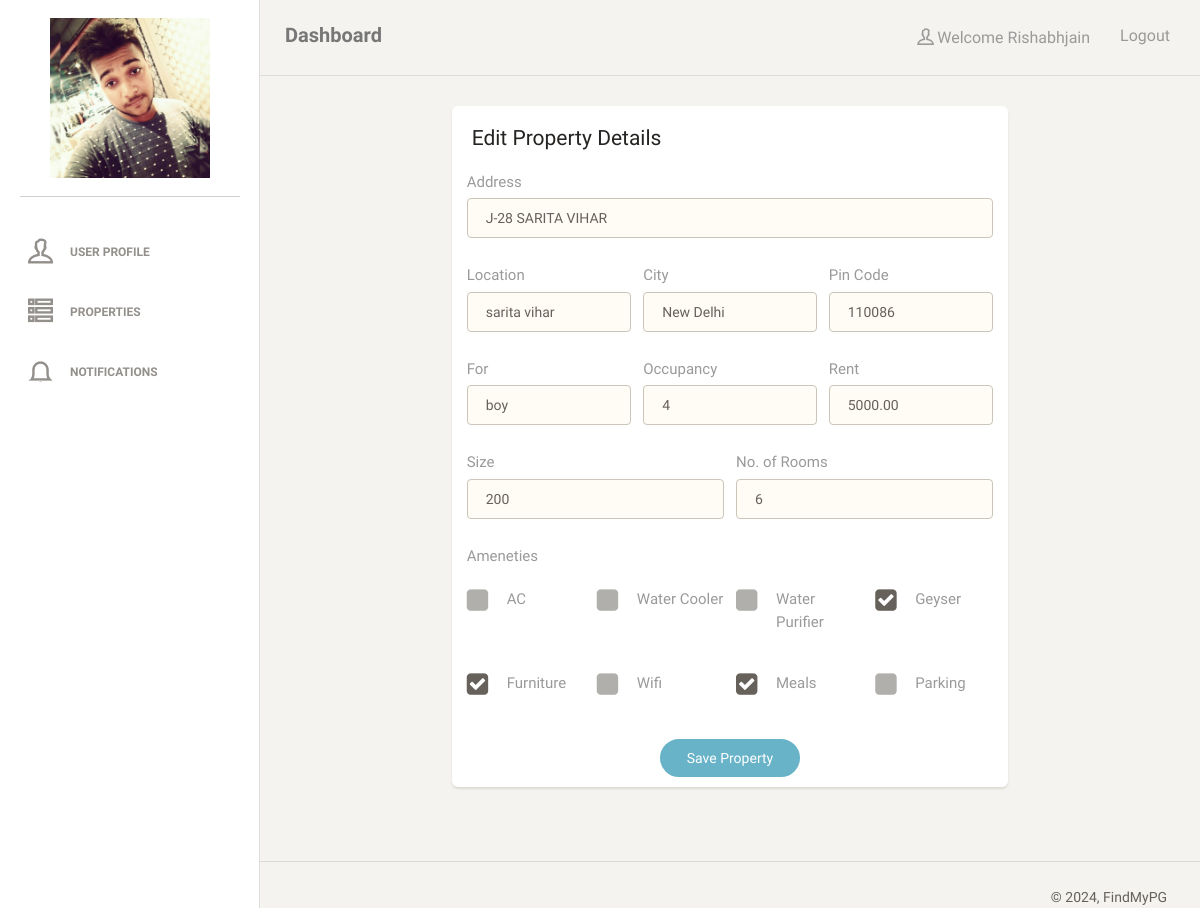
Screenshot of /owner/update/22/ (signed in) with the database file from the repository.
### main/models.py (models this page shows)
class Owner(models.Model):
    loginid=models.ForeignKey(Login,on_delete=models.CASCADE)
    name=models.CharField(max_length=30)
    address=models.CharField(max_length=30)
    phone=models.IntegerField()
    email=models.EmailField(max_length=30)
    photo=models.FileField()

class Login(models.Model):
    username=models.CharField(max_length=30)
    password=models.CharField(max_length=30)
    logintype=models.CharField(max_length=30)

class PG(models.Model):
    ownerid=models.ForeignKey(Owner, on_delete=models.CASCADE)
    address=models.CharField(max_length=30)
    location=models.CharField(max_length=30)
    city=models.CharField(max_length=30)
    pin=models.IntegerField()
    rent=models.DecimalField(max_digits=10,decimal_places=2)
    occupancy=models.IntegerField()
    forgender=models.CharField(max_length=30)
    size=models.IntegerField()
    rooms=models.IntegerField()
    intime=models.DateTimeField()
    outtime=models.DateTimeField()

### owner/views.py (the view, shortened to what this page needs)
# urls.py: path('owner/update/<int:id>/', owner.updatepg, name='owner_updatepg'),
def updatepg(request,id):
	pg=PG.objects.get(id=id)
	amn=Ameneties.objects.get(pgid=pg.id)
	if(request.method=='GET'):
		loginid=request.session.get('loginid')
		if(loginid):
			data={}
			data['username']=Login.objects.get(pk=loginid).username
			data['profile']=Owner.objects.get(loginid=loginid)
			data['pg']=pg
			data['ameneties']=amn
		return render(request,'owner/updatepg.html',data)

### owner/templates/owner/updatepg.html (shortened to what this page needs)
{% extends 'owner/base.html' %}
{% load static %}
{% block main %}
<div class="content">
<div class="container-fluid">
<div class="col-lg-8 col-md-offset-2">
<div class="card">
<div class="header">
<h4 class="title">Edit Property Details</h4>
</div>
<div class="content">
<form method="post" enctype="multipart/form-data">
<div class="row">
<div class="col-lg-12">
<div class="form-group">
    <label>Address</label>
    <input id="address" type="text" name="address" class="form-control border-input" placeholder="Address" value="{{pg.address}}">
</div>
</div>
</div>
<div class="row">
<div class="col-lg-4">
<div class="form-group">
    <label>Location</label>
    <input id="location" type="text" name="location" class="form-control border-input" placeholder="Location" value="{{pg.location}}">
</div>
</div>
<div class="col-md-4">
<div class="form-group">
    <label>City</label>
    <input id="city" type="text" name="city" class="form-control border-input" placeholder="City" value="{{pg.city}}">
</div>
</div>
<div class="col-md-4">
<div class="form-group">
    <label>Pin Code</label>
    <input id="pincode" type="text" name="pin" class="form-control border-input" placeholder="ZIP Code" value="{{pg.pin}}">
</div>
</div>
</div>
<div class="row">
	<div class="col-md-4">
		<div class="form-group">
		    <label>For</label>
		    <input id="gender" type="text" name="gender" class="form-control border-input" placeholder="Boy/Girl" value="{{pg.forgender}}">
		</div>
	</div>
	<div class="col-md-4">
		<div class="form-group">
		    <label>Occupancy</label>
		    <input id="occupancy" type="text" name="occupancy" class="form-control border-input" placeholder="Occupancy" value="{{pg.occupancy}}">
		</div>
	</div>
	<div class="col-md-4">
		<div class="form-group">
		    <label>Rent</label>
		    <input id="rent" type="text" name="rent" class="form-control border-input" placeholder="Rent" value="{{pg.rent}}">
		</div>
	</div>
</div>
<div class="row">
	<div class="col-md-6">
		<div class="form-group">
		    <label>Size</label>
		    <input id="size" type="number" name="size" class="form-control border-input" placeholder="Room Area"value="{{pg.size}}">
		</div>
	</div>
	<div class="col-md-6">
		<div class="form-group">
		    <label>No. of Rooms</label>
		    <input id="rooms" type="number" name="rooms" class="form-control border-input" placeholder="#Rooms" value="{{pg.rooms}}">
		</div>
	</div>
</div>
<div class="row">
	<div class="col-md-12">
		<div class="form-group">
		    <label>Ameneties</label>
		    <div class="row">
			    <div class="col-md-3">
				    <div class="checkbox checkbox-inline">
					    <label>AC</label>
					</div>
				</div>
			    <div class="col-md-3">
				    <div class="checkbox checkbox-inline">
					    <label>Water Cooler</label>
					</div>
				</div>
			    <div class="col-md-3">
				    <div class="checkbox checkbox-inline">
					    <label>Water Purifier</label>
					</div>
				</div>
			    <div class="col-md-3">
				    <div class="checkbox checkbox-inline">
					    <label>Geyser</label>
					</div>
				</div>
			</div>
		    <div class="row">
			    <div class="col-md-3">
				    <div class="checkbox checkbox-inline">
					    <label>Furniture</label>
					</div>
				</div>
			    <div class="col-md-3">
				    <div class="checkbox checkbox-inline">
					    <label>Wifi</label>
					</div>
				</div>
			    <div class="col-md-3">
				    <div class="checkbox checkbox-inline">
					    <label>Meals</label>
					</div>
				</div>
			    <div class="col-md-3">
				    <div class="checkbox checkbox-inline">
					    <label>Parking</label>
					</div>
				</div>
			</div>
		</div>
	</div>
</div>
<div class="text-center">
<button id="submit" type="submit" class="btn btn-info btn-fill btn-wd">Save Property</button>
</div>
</form>
</div>
</div>
</div>
</div>
</div>
{% endblock %}

### owner/templates/owner/base.html (shortened to what this page needs)
{% load static %}
<!doctype html>
<html lang="en">
<head>
    <link href="{% static 'owner/css/bootstrap.min.css' %}" rel="stylesheet" />
    <link href="{% static 'owner/css/animate.min.css' %}" rel="stylesheet"/>
    <link href="{% static 'owner/css/paper-dashboard.css' %}" rel="stylesheet"/>
    <link href="{% static 'owner/css/demo.css' %}" rel="stylesheet" />
    <link href="https://maxcdn.bootstrapcdn.com/font-awesome/latest/css/font-awesome.min.css" rel="stylesheet">
    <link href="{% static 'owner/css/themify-icons.css' %}" rel="stylesheet">
</head>
<body>
<div class="wrapper">
    <div class="sidebar" data-background-color="white" data-active-color="danger">
        <div class="sidebar-wrapper">
            <div class="logo" style="text-align: center;">
                <img src="/images/{{profile.photo}}" style="width:160px;height: 160px;" data-toggle="modal" data-target="#myModal">
            </div>
            <ul class="nav">
                <li>
                    <a href="/owner/profile/">
                        <i class="ti-user"></i>
                        <p>User Profile</p>
                    </a>
                </li>
                <li>
                    <a href="/owner/pgs/">
                        <i class="ti-view-list-alt"></i>
                        <p>Properties</p>
                    </a>
                </li>
                <li>
                    <a href="/owner/notifications/">
                        <i class="ti-bell"></i>
                        <p>Notifications</p>
                    </a>
                </li>
            </ul>
    	</div>
    </div>
    <div class="main-panel">
        <nav class="navbar navbar-default">
            <div class="container-fluid">
                <div class="navbar-header">
                    <a class="navbar-brand" href="#">Dashboard</a>
                </div>
                <div class="collapse navbar-collapse">
                    <ul class="nav navbar-nav navbar-right">
                        <li>
                            <a href="#" class="dropdown-toggle" data-toggle="dropdown">
                                <i class="ti-user"></i>
                                <p style="text-transform: capitalize;">Welcome {{ username }}</p>
                            </a>
                        </li>
                        <li>
                            <a href="{% url 'owner_logout' %}">
                                <p>Logout</p>
                            </a>
                        </li>
                    </ul>
                </div>
            </div>
        </nav>
        {% block main %}
        {% endblock %}
        <footer class="footer">
            <div class="container-fluid">
                <div class="copyright pull-right">
                    &copy; <script>document.write(new Date().getFullYear())</script>, FindMyPG
                </div>
            </div>
        </footer>
    </div>
</div>
</body>
</html>

### rows the page displays
Owner: photo (picture)
Login: username "Rishabhjain"
PG: address "J-28 SARITA VIHAR", location "sarita vihar", city "New Delhi", pin "110086", gender "boy", occupancy "4", rent "5000.00", rooms "6"
